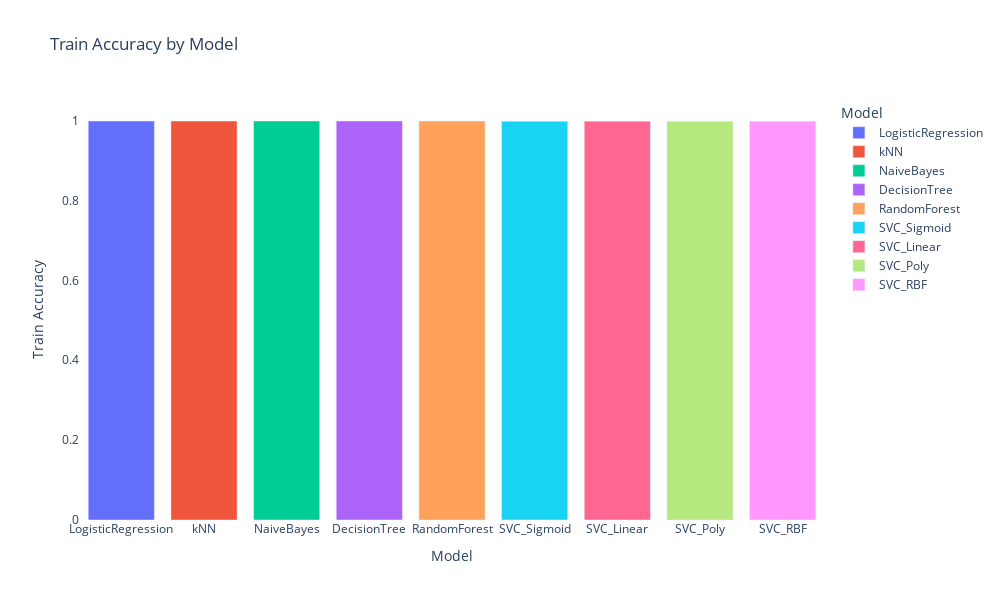
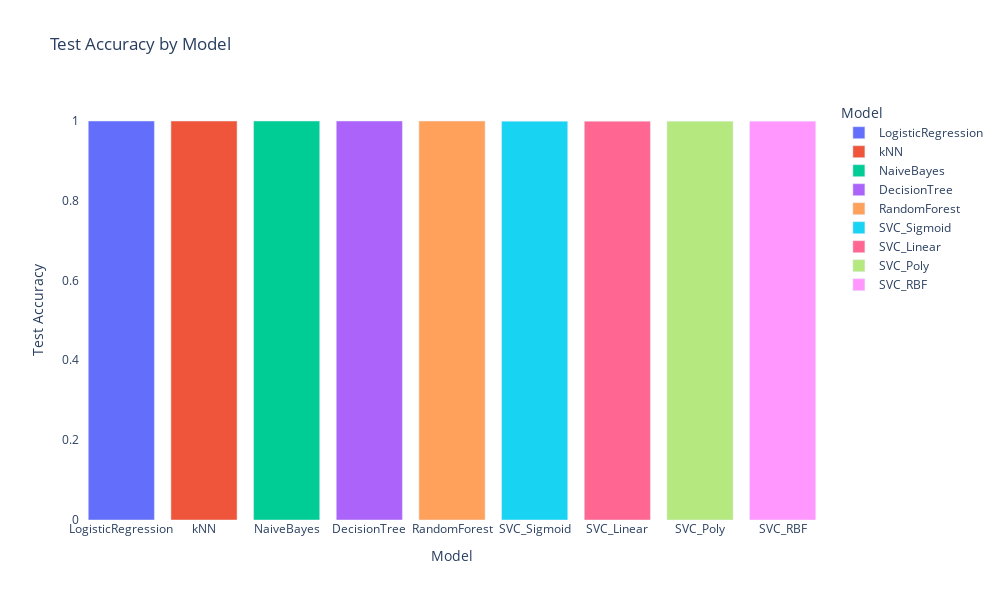
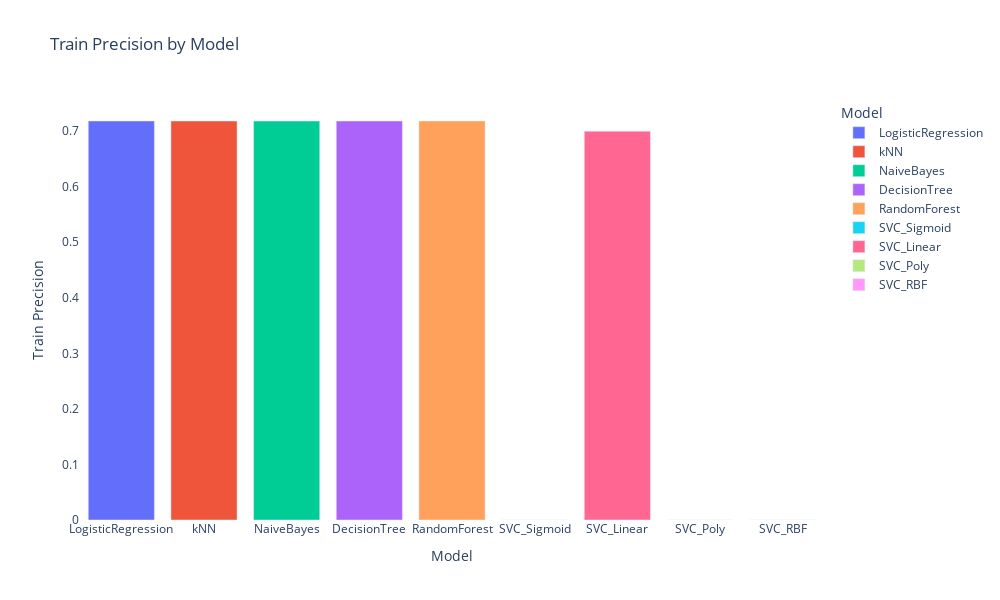
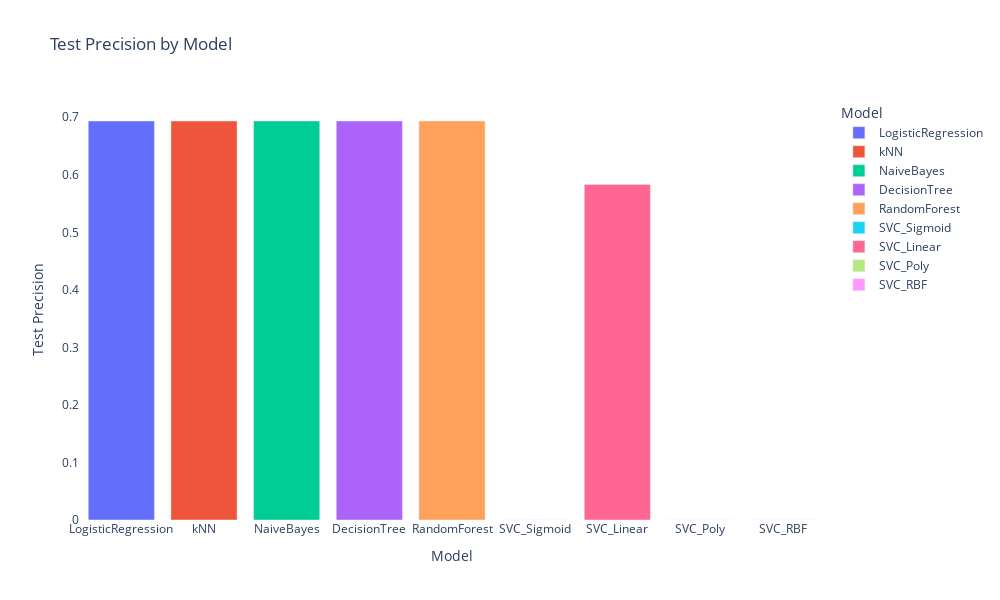

The cell these charts' notebook holds for them, in order:
### Code cell
import pandas as pd
import plotly.express as px

# Load the DataFrame (assuming df_flattened is already defined)
df_flattened = pd.read_csv(EXPORT_FILENAME)

# Create interactive bar plots using Plotly
fig_train_accuracy = px.bar(df_flattened, x='Model', y='train-accuracy', title='Train Accuracy by Model', labels={'train-accuracy': 'Train Accuracy'}, color='Model')
fig_test_accuracy = px.bar(df_flattened, x='Model', y='test-accuracy', title='Test Accuracy by Model', labels={'test-accuracy': 'Test Accuracy'}, color='Model')
fig_train_precision = px.bar(df_flattened, x='Model', y='train-precision', title='Train Precision by Model', labels={'train-precision': 'Train Precision'}, color='Model')
fig_test_precision = px.bar(df_flattened, x='Model', y='test-precision', title='Test Precision by Model', labels={'test-precision': 'Test Precision'}, color='Model')
fig_train_recall = px.bar(df_flattened, x='Model', y='train-recall', title='Train Recall by Model', labels={'train-recall': 'Train Recall'}, color='Model')
fig_test_recall = px.bar(df_flattened, x='Model', y='test-recall', title='Test Recall by Model', labels={'test-recall': 'Test Recall'}, color='Model')

# Update figure layout for each plot
fig_train_accuracy.update_layout(width=1000, height=600, plot_bgcolor='white',bargap=0.2)
fig_test_accuracy.update_layout(width=1000, height=600, plot_bgcolor='white', bargap=0.2)
fig_train_precision.update_layout(width=1000, height=600, plot_bgcolor='white', bargap=0.2)
fig_test_precision.update_layout(width=1000, height=600, plot_bgcolor='white', bargap=0.2)
fig_train_recall.update_layout(width=1000, height=600, plot_bgcolor='white', bargap=0.2)
fig_test_recall.update_layout(width=1000, height=600, plot_bgcolor='white', bargap=0.2)

# Show the interactive plots
fig_train_accuracy.show()
fig_test_accuracy.show()
fig_train_precision.show()
fig_test_precision.show()
fig_train_recall.show()
fig_test_recall.show()

### Figure 1 — Plotly figure (JSON) as saved in the notebook; plotly's stock layout.template omitted (floating-point values rounded to 4 significant figures)
{"data": [{"alignmentgroup": "True", "hovertemplate": "Model=%{x}<br>Train Accuracy=%{y}<extra></extra>", "legendgroup": "LogisticRegression", "marker": {"color": "#636efa", "pattern": {"shape": ""}}, "name": "LogisticRegression", "offsetgroup": "LogisticRegression", "orientation": "v", "showlegend": true, "textposition": "auto", "type": "bar", "x": ["LogisticRegression"], "xaxis": "x", "y": [0.999], "yaxis": "y"}, {"alignmentgroup": "True", "hovertemplate": "Model=%{x}<br>Train Accuracy=%{y}<extra></extra>", "legendgroup": "kNN", "marker": {"color": "#EF553B", "pattern": {"shape": ""}}, "name": "kNN", "offsetgroup": "kNN", "orientation": "v", "showlegend": true, "textposition": "auto", "type": "bar", "x": ["kNN"], "xaxis": "x", "y": [0.999], "yaxis": "y"}, {"alignmentgroup": "True", "hovertemplate": "Model=%{x}<br>Train Accuracy=%{y}<extra></extra>", "legendgroup": "NaiveBayes", "marker": {"color": "#00cc96", "pattern": {"shape": ""}}, "name": "NaiveBayes", "offsetgroup": "NaiveBayes", "orientation": "v", "showlegend": true, "textposition": "auto", "type": "bar", "x": ["NaiveBayes"], "xaxis": "x", "y": [0.999], "yaxis": "y"}, {"alignmentgroup": "True", "hovertemplate": "Model=%{x}<br>Train Accuracy=%{y}<extra></extra>", "legendgroup": "DecisionTree", "marker": {"color": "#ab63fa", "pattern": {"shape": ""}}, "name": "DecisionTree", "offsetgroup": "DecisionTree", "orientation": "v", "showlegend": true, "textposition": "auto", "type": "bar", "x": ["DecisionTree"], "xaxis": "x", "y": [0.999], "yaxis": "y"}, {"alignmentgroup": "True", "hovertemplate": "Model=%{x}<br>Train Accuracy=%{y}<extra></extra>", "legendgroup": "RandomForest", "marker": {"color": "#FFA15A", "pattern": {"shape": ""}}, "name": "RandomForest", "offsetgroup": "RandomForest", "orientation": "v", "showlegend": true, "textposition": "auto", "type": "bar", "x": ["RandomForest"], "xaxis": "x", "y": [0.999], "yaxis": "y"}, {"alignmentgroup": "True", "hovertemplate": "Model=%{x}<br>Train Accuracy=%{y}<extra></extra>", "legendgroup": "SVC_Sigmoid", "marker": {"color": "#19d3f3", "pattern": {"shape": ""}}, "name": "SVC_Sigmoid", "offsetgroup": "SVC_Sigmoid", "orientation": "v", "showlegend": true, "textposition": "auto", "type": "bar", "x": ["SVC_Sigmoid"], "xaxis": "x", "y": [0.9983], "yaxis": "y"}, {"alignmentgroup": "True", "hovertemplate": "Model=%{x}<br>Train Accuracy=%{y}<extra></extra>", "legendgroup": "SVC_Linear", "marker": {"color": "#FF6692", "pattern": {"shape": ""}}, "name": "SVC_Linear", "offsetgroup": "SVC_Linear", "orientation": "v", "showlegend": true, "textposition": "auto", "type": "bar", "x": ["SVC_Linear"], "xaxis": "x", "y": [0.9987], "yaxis": "y"}, {"alignmentgroup": "True", "hovertemplate": "Model=%{x}<br>Train Accuracy=%{y}<extra></extra>", "legendgroup": "SVC_Poly", "marker": {"color": "#B6E880", "pattern": {"shape": ""}}, "name": "SVC_Poly", "offsetgroup": "SVC_Poly", "orientation": "v", "showlegend": true, "textposition": "auto", "type": "bar", "x": ["SVC_Poly"], "xaxis": "x", "y": [0.9983], "yaxis": "y"}, {"alignmentgroup": "True", "hovertemplate": "Model=%{x}<br>Train Accuracy=%{y}<extra></extra>", "legendgroup": "SVC_RBF", "marker": {"color": "#FF97FF", "pattern": {"shape": ""}}, "name": "SVC_RBF", "offsetgroup": "SVC_RBF", "orientation": "v", "showlegend": true, "textposition": "auto", "type": "bar", "x": ["SVC_RBF"], "xaxis": "x", "y": [0.9983], "yaxis": "y"}], "layout": {"bargap": 0.2, "barmode": "relative", "height": 600, "legend": {"title": {"text": "Model"}, "tracegroupgap": 0}, "plot_bgcolor": "white", "title": {"text": "Train Accuracy by Model"}, "width": 1000, "xaxis": {"anchor": "y", "categoryarray": ["LogisticRegression", "kNN", "NaiveBayes", "DecisionTree", "RandomForest", "SVC_Sigmoid", "SVC_Linear", "SVC_Poly", "SVC_RBF"], "categoryorder": "array", "domain": [0, 1], "title": {"text": "Model"}}, "yaxis": {"anchor": "x", "domain": [0, 1], "title": {"text": "Train Accuracy"}}}}

### Figure 2 — Plotly figure (JSON) as saved in the notebook; plotly's stock layout.template omitted (floating-point values rounded to 4 significant figures)
{"data": [{"alignmentgroup": "True", "hovertemplate": "Model=%{x}<br>Test Accuracy=%{y}<extra></extra>", "legendgroup": "LogisticRegression", "marker": {"color": "#636efa", "pattern": {"shape": ""}}, "name": "LogisticRegression", "offsetgroup": "LogisticRegression", "orientation": "v", "showlegend": true, "textposition": "auto", "type": "bar", "x": ["LogisticRegression"], "xaxis": "x", "y": [0.9987], "yaxis": "y"}, {"alignmentgroup": "True", "hovertemplate": "Model=%{x}<br>Test Accuracy=%{y}<extra></extra>", "legendgroup": "kNN", "marker": {"color": "#EF553B", "pattern": {"shape": ""}}, "name": "kNN", "offsetgroup": "kNN", "orientation": "v", "showlegend": true, "textposition": "auto", "type": "bar", "x": ["kNN"], "xaxis": "x", "y": [0.9987], "yaxis": "y"}, {"alignmentgroup": "True", "hovertemplate": "Model=%{x}<br>Test Accuracy=%{y}<extra></extra>", "legendgroup": "NaiveBayes", "marker": {"color": "#00cc96", "pattern": {"shape": ""}}, "name": "NaiveBayes", "offsetgroup": "NaiveBayes", "orientation": "v", "showlegend": true, "textposition": "auto", "type": "bar", "x": ["NaiveBayes"], "xaxis": "x", "y": [0.9987], "yaxis": "y"}, {"alignmentgroup": "True", "hovertemplate": "Model=%{x}<br>Test Accuracy=%{y}<extra></extra>", "legendgroup": "DecisionTree", "marker": {"color": "#ab63fa", "pattern": {"shape": ""}}, "name": "DecisionTree", "offsetgroup": "DecisionTree", "orientation": "v", "showlegend": true, "textposition": "auto", "type": "bar", "x": ["DecisionTree"], "xaxis": "x", "y": [0.9987], "yaxis": "y"}, {"alignmentgroup": "True", "hovertemplate": "Model=%{x}<br>Test Accuracy=%{y}<extra></extra>", "legendgroup": "RandomForest", "marker": {"color": "#FFA15A", "pattern": {"shape": ""}}, "name": "RandomForest", "offsetgroup": "RandomForest", "orientation": "v", "showlegend": true, "textposition": "auto", "type": "bar", "x": ["RandomForest"], "xaxis": "x", "y": [0.9987], "yaxis": "y"}, {"alignmentgroup": "True", "hovertemplate": "Model=%{x}<br>Test Accuracy=%{y}<extra></extra>", "legendgroup": "SVC_Sigmoid", "marker": {"color": "#19d3f3", "pattern": {"shape": ""}}, "name": "SVC_Sigmoid", "offsetgroup": "SVC_Sigmoid", "orientation": "v", "showlegend": true, "textposition": "auto", "type": "bar", "x": ["SVC_Sigmoid"], "xaxis": "x", "y": [0.9983], "yaxis": "y"}, {"alignmentgroup": "True", "hovertemplate": "Model=%{x}<br>Test Accuracy=%{y}<extra></extra>", "legendgroup": "SVC_Linear", "marker": {"color": "#FF6692", "pattern": {"shape": ""}}, "name": "SVC_Linear", "offsetgroup": "SVC_Linear", "orientation": "v", "showlegend": true, "textposition": "auto", "type": "bar", "x": ["SVC_Linear"], "xaxis": "x", "y": [0.9984], "yaxis": "y"}, {"alignmentgroup": "True", "hovertemplate": "Model=%{x}<br>Test Accuracy=%{y}<extra></extra>", "legendgroup": "SVC_Poly", "marker": {"color": "#B6E880", "pattern": {"shape": ""}}, "name": "SVC_Poly", "offsetgroup": "SVC_Poly", "orientation": "v", "showlegend": true, "textposition": "auto", "type": "bar", "x": ["SVC_Poly"], "xaxis": "x", "y": [0.9983], "yaxis": "y"}, {"alignmentgroup": "True", "hovertemplate": "Model=%{x}<br>Test Accuracy=%{y}<extra></extra>", "legendgroup": "SVC_RBF", "marker": {"color": "#FF97FF", "pattern": {"shape": ""}}, "name": "SVC_RBF", "offsetgroup": "SVC_RBF", "orientation": "v", "showlegend": true, "textposition": "auto", "type": "bar", "x": ["SVC_RBF"], "xaxis": "x", "y": [0.9983], "yaxis": "y"}], "layout": {"bargap": 0.2, "barmode": "relative", "height": 600, "legend": {"title": {"text": "Model"}, "tracegroupgap": 0}, "plot_bgcolor": "white", "title": {"text": "Test Accuracy by Model"}, "width": 1000, "xaxis": {"anchor": "y", "categoryarray": ["LogisticRegression", "kNN", "NaiveBayes", "DecisionTree", "RandomForest", "SVC_Sigmoid", "SVC_Linear", "SVC_Poly", "SVC_RBF"], "categoryorder": "array", "domain": [0, 1], "title": {"text": "Model"}}, "yaxis": {"anchor": "x", "domain": [0, 1], "title": {"text": "Test Accuracy"}}}}

### Figure 3 — Plotly figure (JSON) as saved in the notebook; plotly's stock layout.template omitted (floating-point values rounded to 4 significant figures)
{"data": [{"alignmentgroup": "True", "hovertemplate": "Model=%{x}<br>Train Precision=%{y}<extra></extra>", "legendgroup": "LogisticRegression", "marker": {"color": "#636efa", "pattern": {"shape": ""}}, "name": "LogisticRegression", "offsetgroup": "LogisticRegression", "orientation": "v", "showlegend": true, "textposition": "auto", "type": "bar", "x": ["LogisticRegression"], "xaxis": "x", "y": [0.7183], "yaxis": "y"}, {"alignmentgroup": "True", "hovertemplate": "Model=%{x}<br>Train Precision=%{y}<extra></extra>", "legendgroup": "kNN", "marker": {"color": "#EF553B", "pattern": {"shape": ""}}, "name": "kNN", "offsetgroup": "kNN", "orientation": "v", "showlegend": true, "textposition": "auto", "type": "bar", "x": ["kNN"], "xaxis": "x", "y": [0.7183], "yaxis": "y"}, {"alignmentgroup": "True", "hovertemplate": "Model=%{x}<br>Train Precision=%{y}<extra></extra>", "legendgroup": "NaiveBayes", "marker": {"color": "#00cc96", "pattern": {"shape": ""}}, "name": "NaiveBayes", "offsetgroup": "NaiveBayes", "orientation": "v", "showlegend": true, "textposition": "auto", "type": "bar", "x": ["NaiveBayes"], "xaxis": "x", "y": [0.7183], "yaxis": "y"}, {"alignmentgroup": "True", "hovertemplate": "Model=%{x}<br>Train Precision=%{y}<extra></extra>", "legendgroup": "DecisionTree", "marker": {"color": "#ab63fa", "pattern": {"shape": ""}}, "name": "DecisionTree", "offsetgroup": "DecisionTree", "orientation": "v", "showlegend": true, "textposition": "auto", "type": "bar", "x": ["DecisionTree"], "xaxis": "x", "y": [0.7183], "yaxis": "y"}, {"alignmentgroup": "True", "hovertemplate": "Model=%{x}<br>Train Precision=%{y}<extra></extra>", "legendgroup": "RandomForest", "marker": {"color": "#FFA15A", "pattern": {"shape": ""}}, "name": "RandomForest", "offsetgroup": "RandomForest", "orientation": "v", "showlegend": true, "textposition": "auto", "type": "bar", "x": ["RandomForest"], "xaxis": "x", "y": [0.7183], "yaxis": "y"}, {"alignmentgroup": "True", "hovertemplate": "Model=%{x}<br>Train Precision=%{y}<extra></extra>", "legendgroup": "SVC_Sigmoid", "marker": {"color": "#19d3f3", "pattern": {"shape": ""}}, "name": "SVC_Sigmoid", "offsetgroup": "SVC_Sigmoid", "orientation": "v", "showlegend": true, "textposition": "auto", "type": "bar", "x": ["SVC_Sigmoid"], "xaxis": "x", "y": [0], "yaxis": "y"}, {"alignmentgroup": "True", "hovertemplate": "Model=%{x}<br>Train Precision=%{y}<extra></extra>", "legendgroup": "SVC_Linear", "marker": {"color": "#FF6692", "pattern": {"shape": ""}}, "name": "SVC_Linear", "offsetgroup": "SVC_Linear", "orientation": "v", "showlegend": true, "textposition": "auto", "type": "bar", "x": ["SVC_Linear"], "xaxis": "x", "y": [0.7], "yaxis": "y"}, {"alignmentgroup": "True", "hovertemplate": "Model=%{x}<br>Train Precision=%{y}<extra></extra>", "legendgroup": "SVC_Poly", "marker": {"color": "#B6E880", "pattern": {"shape": ""}}, "name": "SVC_Poly", "offsetgroup": "SVC_Poly", "orientation": "v", "showlegend": true, "textposition": "auto", "type": "bar", "x": ["SVC_Poly"], "xaxis": "x", "y": [0], "yaxis": "y"}, {"alignmentgroup": "True", "hovertemplate": "Model=%{x}<br>Train Precision=%{y}<extra></extra>", "legendgroup": "SVC_RBF", "marker": {"color": "#FF97FF", "pattern": {"shape": ""}}, "name": "SVC_RBF", "offsetgroup": "SVC_RBF", "orientation": "v", "showlegend": true, "textposition": "auto", "type": "bar", "x": ["SVC_RBF"], "xaxis": "x", "y": [0], "yaxis": "y"}], "layout": {"bargap": 0.2, "barmode": "relative", "height": 600, "legend": {"title": {"text": "Model"}, "tracegroupgap": 0}, "plot_bgcolor": "white", "title": {"text": "Train Precision by Model"}, "width": 1000, "xaxis": {"anchor": "y", "categoryarray": ["LogisticRegression", "kNN", "NaiveBayes", "DecisionTree", "RandomForest", "SVC_Sigmoid", "SVC_Linear", "SVC_Poly", "SVC_RBF"], "categoryorder": "array", "domain": [0, 1], "title": {"text": "Model"}}, "yaxis": {"anchor": "x", "domain": [0, 1], "title": {"text": "Train Precision"}}}}

### Figure 4 — Plotly figure (JSON) as saved in the notebook; plotly's stock layout.template omitted (floating-point values rounded to 4 significant figures)
{"data": [{"alignmentgroup": "True", "hovertemplate": "Model=%{x}<br>Test Precision=%{y}<extra></extra>", "legendgroup": "LogisticRegression", "marker": {"color": "#636efa", "pattern": {"shape": ""}}, "name": "LogisticRegression", "offsetgroup": "LogisticRegression", "orientation": "v", "showlegend": true, "textposition": "auto", "type": "bar", "x": ["LogisticRegression"], "xaxis": "x", "y": [0.6935], "yaxis": "y"}, {"alignmentgroup": "True", "hovertemplate": "Model=%{x}<br>Test Precision=%{y}<extra></extra>", "legendgroup": "kNN", "marker": {"color": "#EF553B", "pattern": {"shape": ""}}, "name": "kNN", "offsetgroup": "kNN", "orientation": "v", "showlegend": true, "textposition": "auto", "type": "bar", "x": ["kNN"], "xaxis": "x", "y": [0.6935], "yaxis": "y"}, {"alignmentgroup": "True", "hovertemplate": "Model=%{x}<br>Test Precision=%{y}<extra></extra>", "legendgroup": "NaiveBayes", "marker": {"color": "#00cc96", "pattern": {"shape": ""}}, "name": "NaiveBayes", "offsetgroup": "NaiveBayes", "orientation": "v", "showlegend": true, "textposition": "auto", "type": "bar", "x": ["NaiveBayes"], "xaxis": "x", "y": [0.6935], "yaxis": "y"}, {"alignmentgroup": "True", "hovertemplate": "Model=%{x}<br>Test Precision=%{y}<extra></extra>", "legendgroup": "DecisionTree", "marker": {"color": "#ab63fa", "pattern": {"shape": ""}}, "name": "DecisionTree", "offsetgroup": "DecisionTree", "orientation": "v", "showlegend": true, "textposition": "auto", "type": "bar", "x": ["DecisionTree"], "xaxis": "x", "y": [0.6935], "yaxis": "y"}, {"alignmentgroup": "True", "hovertemplate": "Model=%{x}<br>Test Precision=%{y}<extra></extra>", "legendgroup": "RandomForest", "marker": {"color": "#FFA15A", "pattern": {"shape": ""}}, "name": "RandomForest", "offsetgroup": "RandomForest", "orientation": "v", "showlegend": true, "textposition": "auto", "type": "bar", "x": ["RandomForest"], "xaxis": "x", "y": [0.6935], "yaxis": "y"}, {"alignmentgroup": "True", "hovertemplate": "Model=%{x}<br>Test Precision=%{y}<extra></extra>", "legendgroup": "SVC_Sigmoid", "marker": {"color": "#19d3f3", "pattern": {"shape": ""}}, "name": "SVC_Sigmoid", "offsetgroup": "SVC_Sigmoid", "orientation": "v", "showlegend": true, "textposition": "auto", "type": "bar", "x": ["SVC_Sigmoid"], "xaxis": "x", "y": [0], "yaxis": "y"}, {"alignmentgroup": "True", "hovertemplate": "Model=%{x}<br>Test Precision=%{y}<extra></extra>", "legendgroup": "SVC_Linear", "marker": {"color": "#FF6692", "pattern": {"shape": ""}}, "name": "SVC_Linear", "offsetgroup": "SVC_Linear", "orientation": "v", "showlegend": true, "textposition": "auto", "type": "bar", "x": ["SVC_Linear"], "xaxis": "x", "y": [0.5833], "yaxis": "y"}, {"alignmentgroup": "True", "hovertemplate": "Model=%{x}<br>Test Precision=%{y}<extra></extra>", "legendgroup": "SVC_Poly", "marker": {"color": "#B6E880", "pattern": {"shape": ""}}, "name": "SVC_Poly", "offsetgroup": "SVC_Poly", "orientation": "v", "showlegend": true, "textposition": "auto", "type": "bar", "x": ["SVC_Poly"], "xaxis": "x", "y": [0], "yaxis": "y"}, {"alignmentgroup": "True", "hovertemplate": "Model=%{x}<br>Test Precision=%{y}<extra></extra>", "legendgroup": "SVC_RBF", "marker": {"color": "#FF97FF", "pattern": {"shape": ""}}, "name": "SVC_RBF", "offsetgroup": "SVC_RBF", "orientation": "v", "showlegend": true, "textposition": "auto", "type": "bar", "x": ["SVC_RBF"], "xaxis": "x", "y": [0], "yaxis": "y"}], "layout": {"bargap": 0.2, "barmode": "relative", "height": 600, "legend": {"title": {"text": "Model"}, "tracegroupgap": 0}, "plot_bgcolor": "white", "title": {"text": "Test Precision by Model"}, "width": 1000, "xaxis": {"anchor": "y", "categoryarray": ["LogisticRegression", "kNN", "NaiveBayes", "DecisionTree", "RandomForest", "SVC_Sigmoid", "SVC_Linear", "SVC_Poly", "SVC_RBF"], "categoryorder": "array", "domain": [0, 1], "title": {"text": "Model"}}, "yaxis": {"anchor": "x", "domain": [0, 1], "title": {"text": "Test Precision"}}}}
